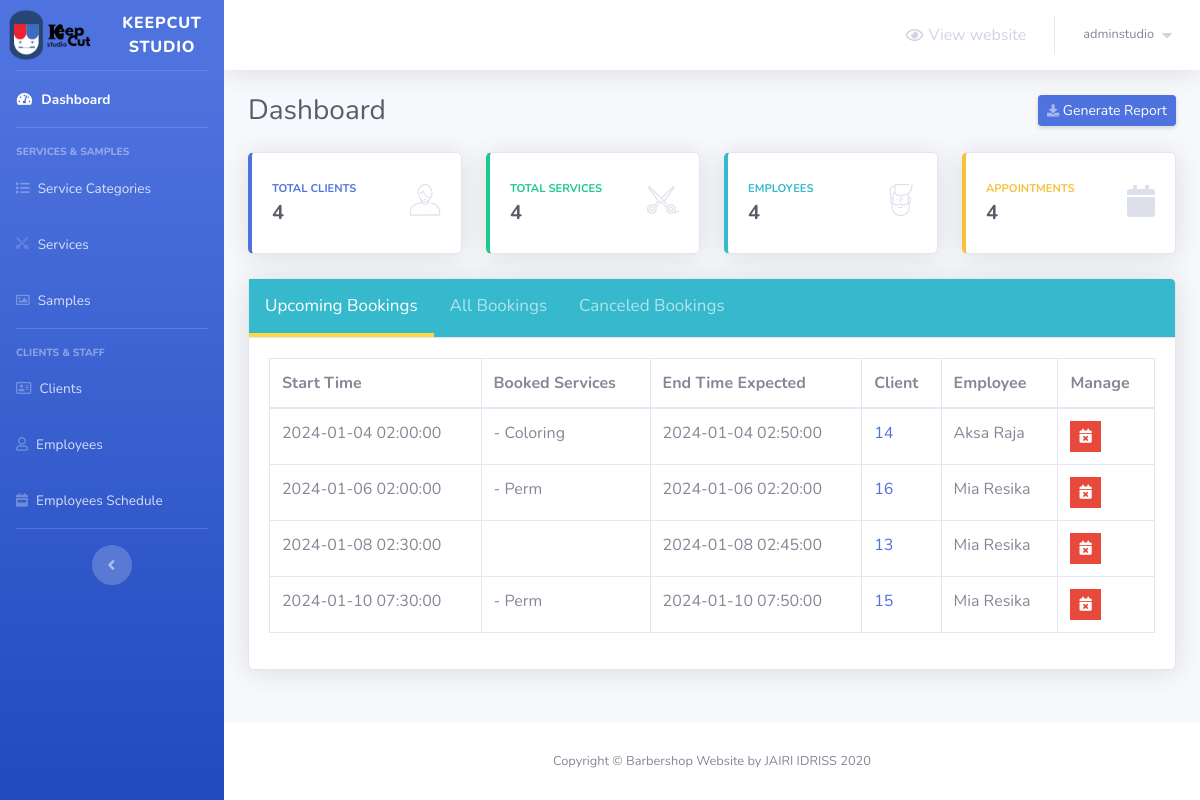
The page /barber-admin/index.php (signed in) on the database its author committed.
### tables this page shows
CREATE TABLE `appointments` (
  `appointment_id` int(5) NOT NULL,
  `date_created` timestamp NOT NULL DEFAULT '0000-00-00 00:00:00',
  `client_id` int(5) NOT NULL,
  `employee_id` int(2) NOT NULL,
  `start_time` timestamp NOT NULL DEFAULT '0000-00-00 00:00:00',
  `end_time_expected` timestamp NOT NULL DEFAULT '0000-00-00 00:00:00',
  `canceled` tinyint(1) NOT NULL DEFAULT 0,
  `cancellation_reason` text DEFAULT NULL
);

CREATE TABLE `services` (
  `service_id` int(5) NOT NULL,
  `service_name` varchar(50) NOT NULL,
  `service_description` varchar(255) NOT NULL,
  `service_price` decimal(6,2) NOT NULL,
  `service_duration` int(5) NOT NULL,
  `category_id` int(2) NOT NULL
);

CREATE TABLE `clients` (
  `client_id` int(5) NOT NULL,
  `first_name` varchar(30) NOT NULL,
  `last_name` varchar(30) NOT NULL,
  `phone_number` varchar(30) NOT NULL,
  `client_email` varchar(50) NOT NULL
);

CREATE TABLE `employees` (
  `employee_id` int(2) NOT NULL,
  `first_name` varchar(20) NOT NULL,
  `last_name` varchar(20) NOT NULL,
  `phone_number` varchar(30) NOT NULL,
  `email` varchar(50) NOT NULL
);

### barber-admin/Includes/functions/functions.php (called while the page is built, shortened)
<?php
    function countItems($item,$table)
	{
		global $con;
		$stat_ = $con->prepare("SELECT COUNT($item) FROM $table");
		$stat_->execute();
		return $stat_->fetchColumn();
	}

### barber-admin/index.php (the view, shortened to what this page needs)
<?php
	if(isset($_SESSION['username_barbershop_Xw211qAAsq4']) && isset($_SESSION['password_barbershop_Xw211qAAsq4']))
	{
        include 'connect.php';
        include 'Includes/functions/functions.php';
        include 'Includes/templates/header.php';
?>
	<div class="container-fluid">
		<div class="d-sm-flex align-items-center justify-content-between mb-4">
			<h1 class="h3 mb-0 text-gray-800">Dashboard</h1>
			<a href="#" class="d-none d-sm-inline-block btn btn-sm btn-primary shadow-sm">
				<i class="fas fa-download fa-sm text-white-50"></i>
				Generate Report
			</a>
		</div>
		<div class="row">
			<div class="col-xl-3 col-md-6 mb-4">
				<div class="card border-left-primary shadow h-100 py-2">
					<div class="card-body">
				  		<div class="row no-gutters align-items-center">
							<div class="col mr-2">
					  			<div class="text-xs font-weight-bold text-primary text-uppercase mb-1">
					  				Total Clients
					  			</div>
					  			<div class="h5 mb-0 font-weight-bold text-gray-800"><?php echo countItems("client_id","clients")?></div>
							</div>
							<div class="col-auto">
					  			<i class="bs bs-boy fa-2x text-gray-300"></i>
							</div>
				  		</div>
					</div>
			  	</div>
			</div>
			<div class="col-xl-3 col-md-6 mb-4">
				<div class="card border-left-success shadow h-100 py-2">
					<div class="card-body">
				  		<div class="row no-gutters align-items-center">
							<div class="col mr-2">
					  			<div class="text-xs font-weight-bold text-success text-uppercase mb-1">
					  				Total Services
					  			</div>
					  			<div class="h5 mb-0 font-weight-bold text-gray-800"><?php echo countItems("service_id","services")?></div>
							</div>
							<div class="col-auto">
					  			<i class="bs bs-scissors-1 fa-2x text-gray-300"></i>
							</div>
				  		</div>
					</div>
			  	</div>
			</div>
			<div class="col-xl-3 col-md-6 mb-4">
				<div class="card border-left-info shadow h-100 py-2">
					<div class="card-body">
				  		<div class="row no-gutters align-items-center">
							<div class="col mr-2">
					  			<div class="text-xs font-weight-bold text-info text-uppercase mb-1">
					  				Employees
					  			</div>
					  			<div class="row no-gutters align-items-center">
									<div class="col-auto">
						  				<div class="h5 mb-0 mr-3 font-weight-bold text-gray-800"><?php echo countItems("employee_id","employees")?></div>
									</div>
					  			</div>
							</div>
							<div class="col-auto">
					  			<i class="bs bs-man fa-2x text-gray-300"></i>
							</div>
				  		</div>
					</div>
			  	</div>
			</div>
			<div class="col-xl-3 col-md-6 mb-4">
				<div class="card border-left-warning shadow h-100 py-2">
					<div class="card-body">
				  		<div class="row no-gutters align-items-center">
							<div class="col mr-2">
					  			<div class="text-xs font-weight-bold text-warning text-uppercase mb-1">
					  				Appointments
					  			</div>
					  			<div class="h5 mb-0 font-weight-bold text-gray-800"><?php echo countItems("appointment_id","appointments")?></div>
							</div>
							<div class="col-auto">
					  			<i class="fas fa-calendar fa-2x text-gray-300"></i>
							</div>
				 		</div>
					</div>
			  	</div>
			</div>
		</div>
        <div class="card shadow mb-4">
            <div class="card-header tab" style="padding: 0px !important;background: #36b9cc!important">
            	<button class="tablinks active" onclick="openTab(event, 'Upcoming')">
            		Upcoming Bookings
            	</button>
                <button class="tablinks" onclick="openTab(event, 'All')">
                	All Bookings
                </button>
                <button class="tablinks" onclick="openTab(event, 'Canceled')">
                	Canceled Bookings
                </button>
            </div>
            <div class="card-body">
            	<div class="table-responsive">
                	<table class="table table-bordered tabcontent" id="Upcoming" style="display:table" width="100%" cellspacing="0">
                  		<thead>
                                <tr>
                                    <th>
                                        Start Time
                                    </th>
                                    <th>
                                        Booked Services
                                    </th>
                                    <th>
                                        End Time Expected
                                    </th>
                                    <th>
                                        Client
                                    </th>
                                    <th>
                                        Employee
                                    </th>
                                    <th>
                                        Manage
                                    </th>
                                </tr>
                            </thead>
                            <tbody>
                                <?php
                                    $stmt = $con->prepare("SELECT *
                                                    FROM appointments a , clients c
                                                    where start_time >= ?
                                                    and a.client_id = c.client_id
                                                    and canceled = 0
                                                    order by start_time;
                                                    ");
                                    $stmt->execute(array(date('Y-m-d H:i:s')));
                                    $rows = $stmt->fetchAll();
                                    $count = $stmt->rowCount();
                                    if($count == 0)
                                    {
                                        echo "<tr>";
                                            echo "<td colspan='5' style='text-align:center;'>";
                                                echo "List of your upcoming bookings will be presented here";
                                            echo "</td>";
                                        echo "</tr>";
                                    }
                                    else
                                    {
                                        foreach($rows as $row)
                                        {
                                            echo "<tr>";
                                                echo "<td>";
                                                    echo $row['start_time'];
                                                echo "</td>";
                                                echo "<td>";
                                                    $stmtServices = $con->prepare("SELECT service_name
                                                            from services s, services_booked sb
                                                            where s.service_id = sb.service_id
                                                            and appointment_id = ?");
                                                    $stmtServices->execute(array($row['appointment_id']));
                                                    $rowsServices = $stmtServices->fetchAll();
                                                    foreach($rowsServices as $rowsService)
                                                    {
                                                        echo "- ".$rowsService['service_name'];
                                                    }
                                                echo "</td>";
                                                echo "<td>";
                                                    echo $row['end_time_expected'];
                                                echo "</td>";
                                                echo "<td>";
                                                    echo "<a href = #>";
                                                        echo $row['client_id'];
                                                    echo "</a>";
                                                echo "</td>";
                                                echo "<td>";
                                                    $stmtEmployees = $con->prepare("SELECT first_name,last_name
                                                            from employees e, appointments a
                                                            where e.employee_id = a.employee_id
                                                            and a.appointment_id = ?");
                                                    $stmtEmployees->execute(array($row['appointment_id']));
                                                    $rowsEmployees = $stmtEmployees->fetchAll();
                                                    foreach($rowsEmployees as $rowsEmployee)
                                                    {
                                                        echo $rowsEmployee['first_name']." ".$rowsEmployee['last_name'];
                                                    }
                                                echo "</td>";
                                                echo "<td>";
                                                	$cancel_data = "cancel_appointment_".$row["appointment_id"];
                                               		?>
                                               		<ul class="list-inline m-0">
                                                        <li class="list-inline-item" data-toggle="tooltip" title="Cancel Appointment">
                                                            <button class="btn btn-danger btn-sm rounded-0" type="button" data-toggle="modal" data-target="#<?php echo $cancel_data; ?>" data-placement="top">
                                                                <i class="fas fa-calendar-times"></i>
                                                            </button>
                                                        </li>
                                                    </ul>
                                               		<?php
                                                echo "</td>";
                                            echo "</tr>";
                                        }
                                    }
                                ?>
                            </tbody>
                	</table>
              	</div>
            </div>
        </div>
	</div>
<?php
		include 'Includes/templates/footer.php';
	}
	else
    {
    	header('Location: login.php');
        exit();
    }
?>

### barber-admin/Design/css/main.css (style rules this page uses)
.tab button.active { color: #fff; border-bottom: 4px solid #ffd943; }
.tab button { background: inherit; color: #ffffff9c; float: left; border: none; outline: none; cursor: pointer; padding: 14px 16px; transition: 0.3s; font-size: 17px; border-bottom: 4px solid transparent; }
.tabcontent { display: none; }

### rows shown on the page
appointments: start_time "2024-01-04 02:00:00", end_time_expected "2024-01-04 02:50:00", client.client_id "14"
services: service_name "Coloring"
employees: first_name "Aksa", last_name "Raja"
appointments: start_time "2024-01-06 02:00:00", end_time_expected "2024-01-06 02:20:00", client.client_id "16"
services: service_name "Perm"
employees: first_name "Mia", last_name "Resika"
appointments: start_time "2024-01-08 02:30:00", end_time_expected "2024-01-08 02:45:00", client.client_id "13"
appointments: start_time "2024-01-10 07:30:00", end_time_expected "2024-01-10 07:50:00", client.client_id "15"

### other values the page prints
$_SESSION['username_barbershop_Xw211qAAsq4'] "adminstudio"
countItems("client_id","clients") "4"
countItems("service_id","services") "4"
countItems("employee_id","employees") "4"
countItems("appointment_id","appointments") "4"
